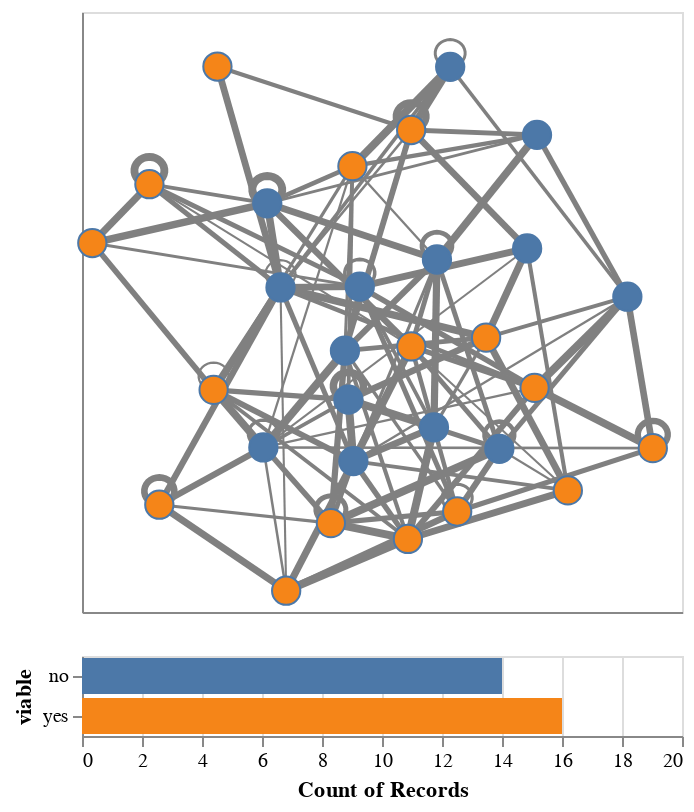

The notebook cell saved with this chart:
### Markdown cell above
Add some advanced exploration features using Altair:

### Code cell
# Get the node layer
#   The possible layers are [edges, arrows, nodes, labels], in this order,
#   but arrows are present only if G is directed and labels only if node_label is not None.
nodes = chart.layer[-1] # Assuming no labels; fine with both directed and undirected G

# Build a brush
brush = alt.selection_interval(encodings = ['x', 'y'])
colour = alt.Color('viable:N', legend = None)

# Condition nodes based on brush
nodes = nodes.encode(
    fill = alt.condition(brush, colour, alt.value('gray')),
).add_params(
    brush
)

# Create a bar graph to show highlighted nodes.
bars = alt.Chart(nodes.data).mark_bar().encode(
    x = alt.X('count()', scale = alt.Scale(domain = (0, 20))),
    y = 'viable',
    color = 'viable',
).transform_filter(
    brush
)

# Recombine layers (including arrows if G is directed) and combine vertically with bars
edges = chart.layer[0] + chart.layer[1] if G.is_directed() else chart.layer[0]
(edges + nodes) & bars

### Figure 1 — Vega-Lite specification as saved in the notebook (floating-point values rounded to 4 significant figures; data arrays with more than 128 entries replaced by an {"elided": "..."} marker saying what was removed)
{"config": {"view": {"continuousWidth": 300, "continuousHeight": 300}}, "vconcat": [{"layer": [{"data": {"name": "data-6973c996ff35c79814a86c8a2a22fb48"}, "mark": {"type": "line", "color": "grey", "opacity": 1.0}, "encoding": {"detail": {"field": "edge", "type": "quantitative"}, "order": {"field": "order", "type": "quantitative"}, "strokeWidth": {"field": "weight", "legend": null, "type": "quantitative"}, "x": {"axis": {"grid": false, "labels": false, "ticks": false, "title": ""}, "field": "x", "type": "quantitative"}, "y": {"axis": {"grid": false, "labels": false, "ticks": false, "title": ""}, "field": "y", "type": "quantitative"}}}, {"data": {"name": "data-70f5e444b3c6b64d741982ac983475d4"}, "mark": {"type": "point", "opacity": 1.0, "shape": "circle", "size": 200, "strokeWidth": 1.0}, "encoding": {"fill": {"condition": {"param": "param_3", "field": "viable", "legend": null, "type": "nominal"}, "value": "gray"}, "tooltip": [{"field": "importance", "type": "quantitative"}, {"field": "name", "type": "quantitative"}, {"field": "viable", "type": "nominal"}], "x": {"axis": {"grid": false, "labels": false, "ticks": false}, "field": "x", "type": "quantitative"}, "y": {"axis": {"grid": false, "labels": false, "ticks": false}, "field": "y", "type": "quantitative"}}, "name": "view_3"}]}, {"data": {"name": "data-70f5e444b3c6b64d741982ac983475d4"}, "mark": {"type": "bar"}, "encoding": {"color": {"field": "viable", "type": "nominal"}, "x": {"aggregate": "count", "scale": {"domain": [0, 20]}, "type": "quantitative"}, "y": {"field": "viable", "type": "nominal"}}, "transform": [{"filter": {"param": "param_3"}}]}], "params": [{"name": "param_3", "select": {"type": "interval", "encodings": ["x", "y"]}, "views": ["view_3"]}], "$schema": "https://vega.github.io/schema/vega-lite/v5.17.0.json", "datasets": {"data-6973c996ff35c79814a86c8a2a22fb48": {"elided": "667 records"}, "data-70f5e444b3c6b64d741982ac983475d4": [{"node": 0, "x": -0.9657, "y": 0.3528, "importance": 0.1687, "name": 958, "viable": "yes"}, {"node": 1, "x": -0.7423, "y": -0.6066, "importance": -0.9193, "name": 226, "viable": "yes"}, {"node": 2, "x": -0.5486, "y": 1.0, "importance": -0.6038, "name": 297, "viable": "yes"}, {"node": 3, "x": 0.09716, "y": 0.7673, "importance": 0.4813, "name": 5, "viable": "yes"}, {"node": 4, "x": 0.3471, "y": 0.005937, "importance": -2.818, "name": 640, "viable": "yes"}, {"node": 5, "x": 0.8179, "y": 0.1562, "importance": 0.2182, "name": 756, "viable": "no"}, {"node": 6, "x": 0.5167, "y": 0.7493, "importance": -0.1805, "name": 366, "viable": "no"}, {"node": 7, "x": -0.3383, "y": 0.1901, "importance": 1.411, "name": 442, "viable": "no"}, {"node": 8, "x": -0.09862, "y": 0.6347, "importance": 0.4204, "name": 672, "viable": "yes"}, {"node": 9, "x": -0.09542, "y": -0.4468, "importance": 0.3667, "name": 376, "viable": "no"}, {"node": 10, "x": 0.9027, "y": -0.3992, "importance": -0.6664, "name": 656, "viable": "yes"}, {"node": 11, "x": 0.2507, "y": -0.6315, "importance": -1.021, "name": 840, "viable": "yes"}, {"node": 12, "x": -0.3825, "y": 0.4985, "importance": -0.02481, "name": 178, "viable": "no"}, {"node": 13, "x": 0.6195, "y": -0.5542, "importance": 0.9147, "name": 376, "viable": "yes"}, {"node": 14, "x": 0.5086, "y": -0.1781, "importance": 0.1666, "name": 112, "viable": "yes"}, {"node": 15, "x": -0.3955, "y": -0.3966, "importance": -0.2067, "name": 487, "viable": "no"}, {"node": 16, "x": 0.4837, "y": 0.333, "importance": 1.316, "name": 640, "viable": "no"}, {"node": 17, "x": 0.1832, "y": 0.2925, "importance": 0.2776, "name": 345, "viable": "no"}, {"node": 18, "x": -0.1235, "y": -0.04163, "importance": -0.4319, "name": 369, "viable": "no"}, {"node": 19, "x": -0.7753, "y": 0.5686, "importance": -0.6362, "name": 415, "viable": "yes"}, {"node": 20, "x": -0.0741, "y": 0.193, "importance": 0.06918, "name": 163, "viable": "no"}, {"node": 21, "x": 0.3911, "y": -0.4016, "importance": -1.29, "name": 757, "viable": "no"}, {"node": 22, "x": -0.5613, "y": -0.1855, "importance": -0.1862, "name": 833, "viable": "yes"}, {"node": 23, "x": 0.2273, "y": 0.9989, "importance": -1.443, "name": 403, "viable": "no"}, {"node": 24, "x": -0.3194, "y": -0.9219, "importance": -0.9128, "name": 976, "viable": "yes"}, {"node": 25, "x": -0.112, "y": -0.2214, "importance": -0.5254, "name": 661, "viable": "no"}, {"node": 26, "x": 0.09774, "y": -0.02641, "importance": 0.325, "name": 987, "viable": "yes"}, {"node": 27, "x": 0.08639, "y": -0.7322, "importance": 1.159, "name": 40, "viable": "yes"}, {"node": 28, "x": 0.1732, "y": -0.3229, "importance": 0.96, "name": 335, "viable": "no"}, {"node": 29, "x": -0.1704, "y": -0.6741, "importance": -0.74, "name": 854, "viable": "yes"}]}}
